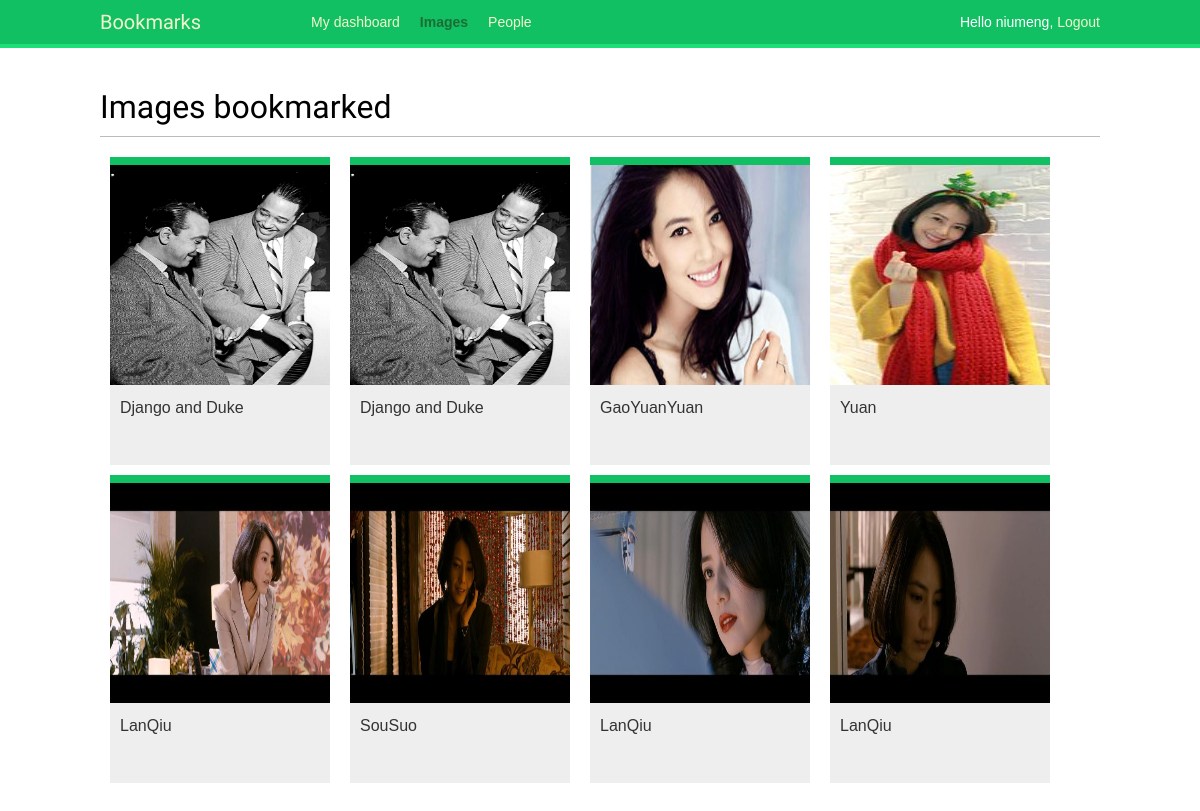
Page /images/ (signed in) on the committed database.
### images/models.py (models this page shows, shortened)
class Image(models.Model):
    user = models.ForeignKey(settings.AUTH_USER_MODEL,
                             related_name='images_created')
    title = models.CharField(max_length=200)
    slug = models.SlugField(max_length=200,blank=True)
    url = models.URLField()
    image = models.ImageField(upload_to='image/%Y/%m/%d')
    description = models.TextField(blank=True)
    created = models.DateField(auto_now_add=True,
                               db_index=True)
    users_like = models.ManyToManyField(settings.AUTH_USER_MODEL,
                                        related_name='image_liked',
                                        blank=True)
    total_likes = models.PositiveIntegerField(db_index=True,default=0)
    def get_absolute_url(self):
        return reverse('images:detail',args=[self.id,self.slug])

### images/views.py (the view)
@login_required
def image_list(request):
    images = Image.objects.all()
    paginator = Paginator(images, 8)
    page = request.GET.get('page')
    try:
        images = paginator.page(page)
    except PageNotAnInteger:
        images = paginator.page(1)
    except EmptyPage:
        if request.is_ajax():
            return HttpResponse('')
        images = paginator.page(paginator.num_pages)
    if request.is_ajax():
        return render(request,'images/image/list_ajax.html',
                      {'section':'images','images':images})
    return render(request,'images/image/list.html',
                      {'section':'images','images':images})

### images/templates/images/image/list.html (shortened to what this page needs)
{% extends "base.html" %}
{% block content %}
    <h1>Images bookmarked</h1>
    <div id="image-list">
        {% include "images/image/list_ajax.html" %}
    </div>
{% endblock %}

### account/templates/base.html (shortened to what this page needs)
{% load staticfiles %}
<!DOCTYPE html>
<html>
    <head>
	<link href="{% static "css/base.css" %}"rel="stylesheet">
    </head>
    <body>
	<div id="header">
	    <span class="logo">Bookmarks</span>
	    {% if request.user.is_authenticated %}
	    <ul class="menu">
		    <li {% if section == "dashboard" %}class="selected"{% endif %}>
		        <a href="{% url "dashboard" %}">My dashboard</a>
	 	    </li>
		    <li {% if section == "images" %}class="selected"{% endif %}>
		        <a href="{% url "images:list" %}">Images</a>
		    </li>
		    <li {% if section == "people"%}class="selected"{% endif %}>
		        <a href="{% url "user_list" %}">People</a>
		    </li>
	     </ul>
	    {% endif %}
	    <span class="user">
		    {% if request.user.is_authenticated %}
		        Hello {{ request.user.username }},
		        <a href="{% url "logout" %}">Logout</a>
		    {% else %}
		        <a href="{% url "login" %}">Log-in</a>
	    	{% endif %}
	    </span>
	</div>
	<div id="content">
	    {% block content %}
	    {% endblock %}
	</div>
    </body>
</html>

### images/templates/images/image/list_ajax.html
{% load thumbnail %}
{% for image in images %}
    <div class="image">
        <a href="{{ image.get_absolute_url }}">
            {% thumbnail image.image "300x300" crop="100%" as im %}
                <a href="{{ image.get_absolute_url }}">
                    <img src="{{ im.url }}">
                </a>
            {% endthumbnail %}
        </a>
        <div class="info">
            <a href="{{ image.get_absolute_url }}" class="title">
                {{ image.title }}
            </a>
        </div>
    </div>
{% endfor %}

### account/static/css/base.css (style rules this page uses)
body { margin:0; padding:0; font-family:helvetica, sans-serif; }
a { color:#12c064; text-decoration:none; }
h1, h2, h3, h4, h5 , h6 { font-family: 'Muli', sans-serif; font-weight:normal; }
h1 { border-bottom:1px solid #bbb; padding:0 0 10px 0; margin:10px 0 20px 0; }
#header { padding:10px 100px; font-size:14px; background:#12c064; color:#fff; border-bottom:4px solid #1cdf78; overflow:auto; }
#header .logo { font-family: 'Muli', sans-serif; float:left; color:#f3f7cc; font-size:20px; margin-right:10%; }
#header ul.menu { list-style:none; float:left; margin:0; padding:0; }
#header ul.menu li { float:left; padding:4px 10px; }
#header ul.menu li.selected a, #header ul.menu li.selected a:hover { color:#1b6d32; font-weight:bold; }
#header a { color:#f3f7cc; }
#header .user { float:right; padding-top:4px; }
#content { padding:30px 100px; }
#image-list { overflow:auto; }
#image-list .image { float:left; width:220px; height:300px; margin:0 10px 10px 10px; border-top:8px solid #12c064; background:#eee; }
#image-list img { width:220px; height:220px; }
#image-list .info { padding:10px; }
#image-list .info a { color:#333; }

### rows in the picture
Image: title "Django and Duke"
Image: title "Django and Duke"
Image: shows a picture, title "GaoYuanYuan"
Image: shows a picture, title "Yuan"
Image: shows a picture, title "LanQiu"
Image: shows a picture, title "SouSuo"
Image: shows a picture, title "LanQiu"
Image: shows a picture, title "LanQiu"

### other values in the picture
{{ request.user.username }} "niumeng"
